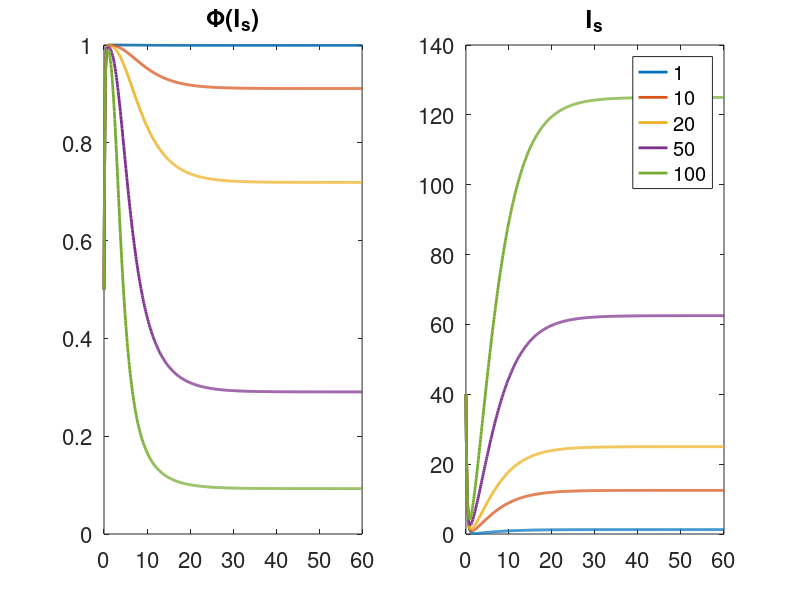

The MATLAB source for this figure:
%% Code for Solution to Is and Phi(Is) equations
% Equations (9) and (10) in Filipe Supplemental

b = 0.25;
ds = 5;
a0 = 3;
dm = 0.25;
ks = 2;

alpha = 0:.1:60;
for EIR = [1 10 20 50 100]

    Lambda = EIR*b*(1-exp(-alpha(end)/a0));
    Is0 = 40;
    
    Is = Lambda*ds*(1+(a0*exp(-alpha/a0)-ds*exp(-alpha/ds))/(ds-a0))+Is0*exp(-alpha/dm);
    
    phi = 1./(1+(Is/Is0).^ks);


    figure(1)
    subplot(1,2,1)
    plot(alpha,phi,'linewidth',2)
    hold on
    subplot(1,2,2)
    plot(alpha,Is,'linewidth',2)
    hold on
end

subplot(1,2,1)
hold off
ylim([0 1])
title('\Phi(I_s)')
set(gca,'fontsize',16)

subplot(1,2,2)
hold off
title('I_s')
set(gca,'fontsize',16)
legend('1','10','20','50','100')
